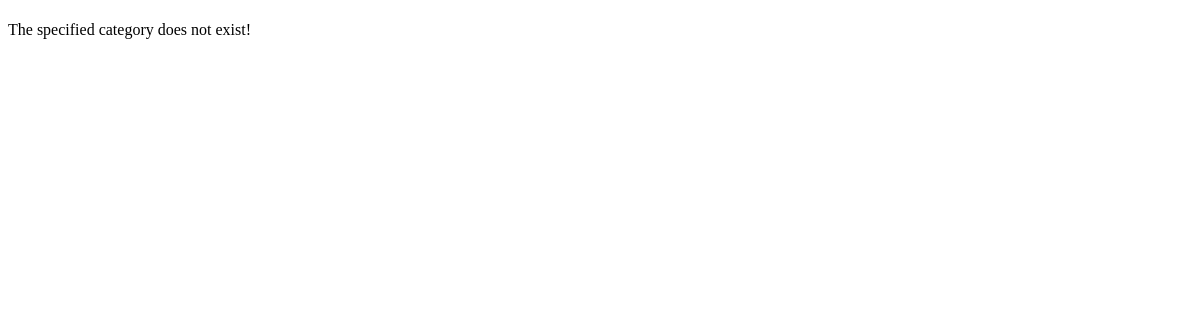
/rango/category/python/, run on an earlier commit of the app's database.
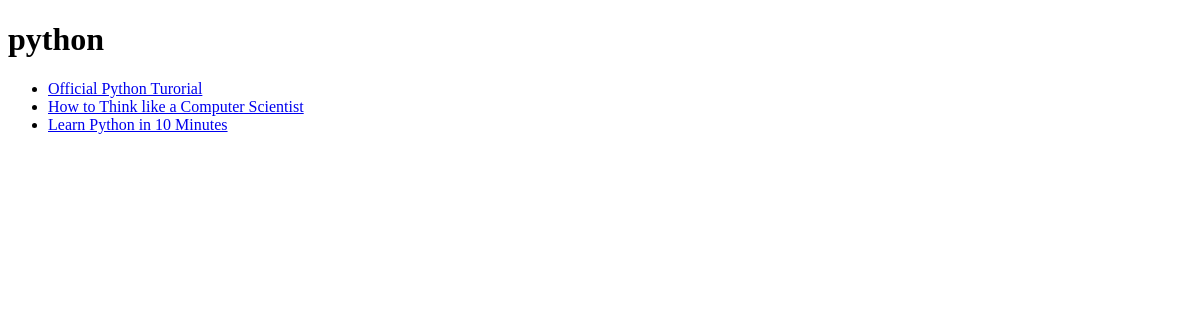
And on a later commit of the database.
### rango/models.py (models this page shows, shortened)
class Category(models.Model):
    name = models.CharField(max_length=128, unique=True)
    views = models.IntegerField(default=0)
    likes = models.IntegerField(default=0)
    slug = models.SlugField(unique=True)

class Page(models.Model):
    category = models.ForeignKey(Category)
    title = models.CharField(max_length=128)
    url = models.URLField()
    views = models.IntegerField(default=0)

### rango/views.py (the view)
# urls.py: url(r'^category/(?P<category_name_slug>[\w\-]+)/$', views.category, name='category'),
def category(request, category_name_slug):
    context_dict = {}
    try:
        category = Category.objects.get(slug=category_name_slug)
        context_dict['category_name'] = category.name
        pages = Page.objects.filter(category=category)
        context_dict['pages'] = pages
        context_dict['category'] = category
    except Category.DoesNotExist:
        pass
    return render(request, 'rango/category.html', context_dict)

### templates/rango/category.html (shortened to what this page needs)
<!DOCTYPE html>
<html>
    <head>
    </head>
    <body>
        <h1>{{ category_name }}</h1>
        {% if category %}
        {% if pages %}
        <ul>
            {% for page in pages %}
            <li><a href="{{ page.url }}">{{ page.title }}</a></li>
            {% endfor %}
        </ul>
        {% else %}
        <strong>No pages currently in category.</strong>
        {% endif %}
        {% else %}
        The specified category {{ category_name }} does not exist!
        {% endif %}
    </body>
</html>

What changed in the data, as far as the page shows it:
now on this page (row edited): Category: name "python"
added Page: title "Official Python Turorial"
added Page: title "How to Think like a Computer Scientist"
added Page: title "Learn Python in 10 Minutes"
Also different on the page:
text no longer shown: "The specified category does not exist!"
